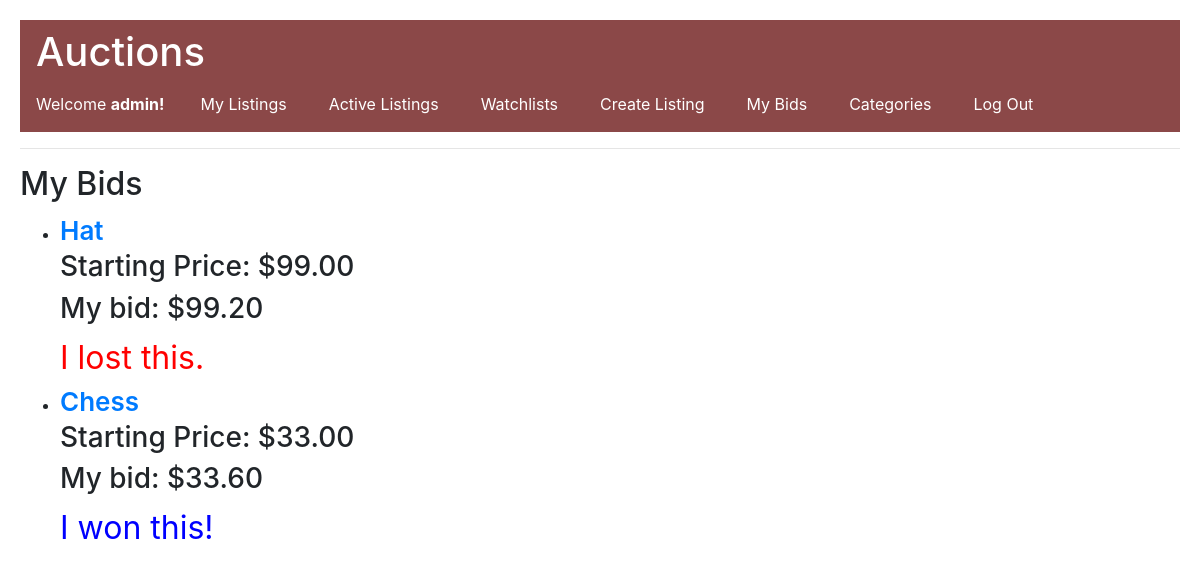
The page /mybids (signed in) on the database as committed earlier.
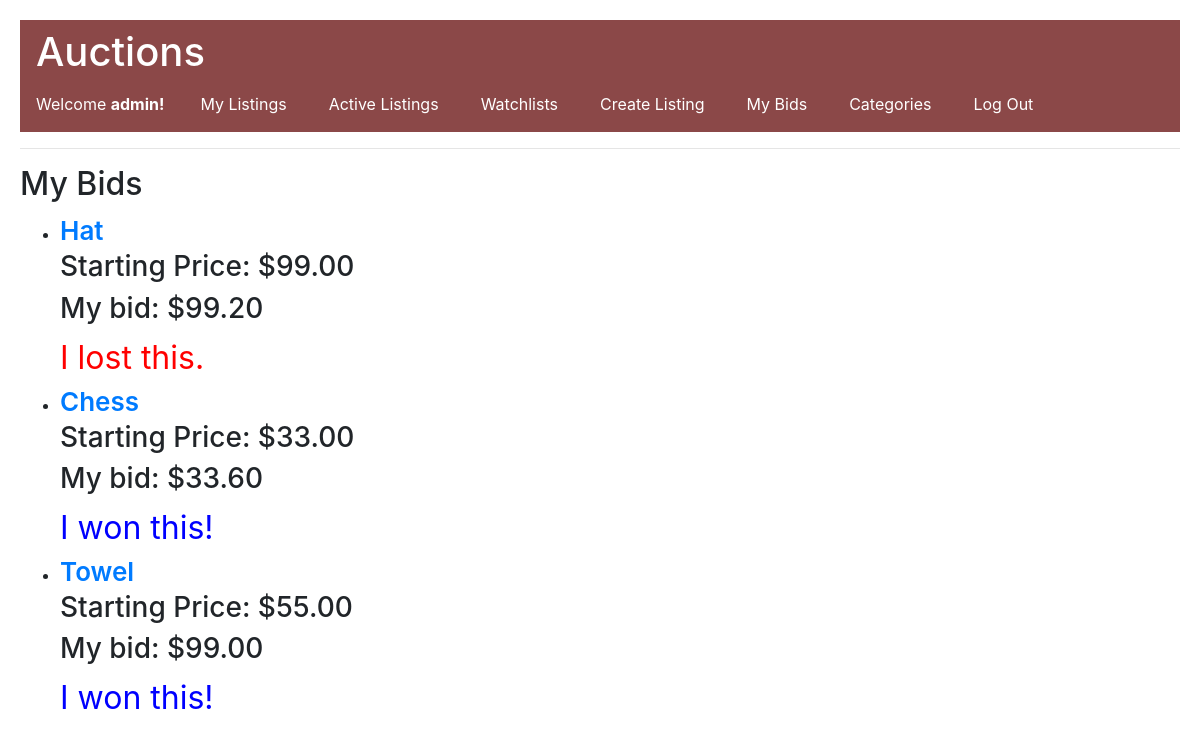
The same page on the database as committed later.
### auctions/models.py (models this page shows, shortened)
class Bid(models.Model):
    user = models.ForeignKey(User, on_delete=models.CASCADE, related_name="bid")
    listing = models.ForeignKey(AuctionListing, on_delete=models.CASCADE, related_name="bid")
    bid = models.DecimalField(max_digits=10, decimal_places=2)

class AuctionListing(models.Model):
    title = models.CharField(max_length=64)
    description = models.TextField()
    starting_bid = models.DecimalField(max_digits=10, decimal_places=2)
    image = models.URLField(blank=True)
    category = models.ForeignKey("Category", on_delete=models.CASCADE, related_name="category", blank=True, null=True)
    closeStatus = models.BooleanField(default=False)
    active = models.BooleanField(default=True)
    created_by = models.ForeignKey(User, on_delete=models.CASCADE, related_name="created_by")
    created_at = models.DateTimeField(auto_now_add=True)
    updated_at = models.DateTimeField(auto_now=True)
    winner = models.ForeignKey(User, on_delete=models.CASCADE, related_name="winner", blank=True, null=True)

### auctions/views.py (the view)
# urls.py: path('mybids', views.mybids, name='mybids'),
@login_required(login_url="login")
def mybids(request):
    bids = Bid.objects.filter(user=request.user)
    context = {"bids": bids}
    return render(request, "auctions/bids.html", context)

### auctions/templates/auctions/bids.html
{% extends "auctions/layout.html" %}
{% block body %}
    <h2>My Bids</h2>
    <ul class ='bidsView'>
        {% for bid in bids %}
        <li><a  style="font-weight: 600; font-size: 26px;" href="{% url 'listing' bid.listing.id %}">{{ bid.listing.title }}</a></li>
        <h3>Starting Price: ${{bid.listing.starting_bid}}</h3>
        <h3>My bid: ${{bid.bid}}</h3>
        {% if bid.listing.winner %}
        {% if bid.listing.winner.id == user.id %}
            <span style="color: blue; font-size: xx-large;">I won this!</span>
        {% else %}
            <span style="color: red; font-size: xx-large;">I lost this.</span>
        {% endif %}
    {% endif %}
        {% endfor %}
    </ul>
{% endblock %}

Rows that differ between the two databases and show on the page:
added Bid: listing "Towel", listing.starting_bid "55.00", bid "99.00", shows "I won this!"
